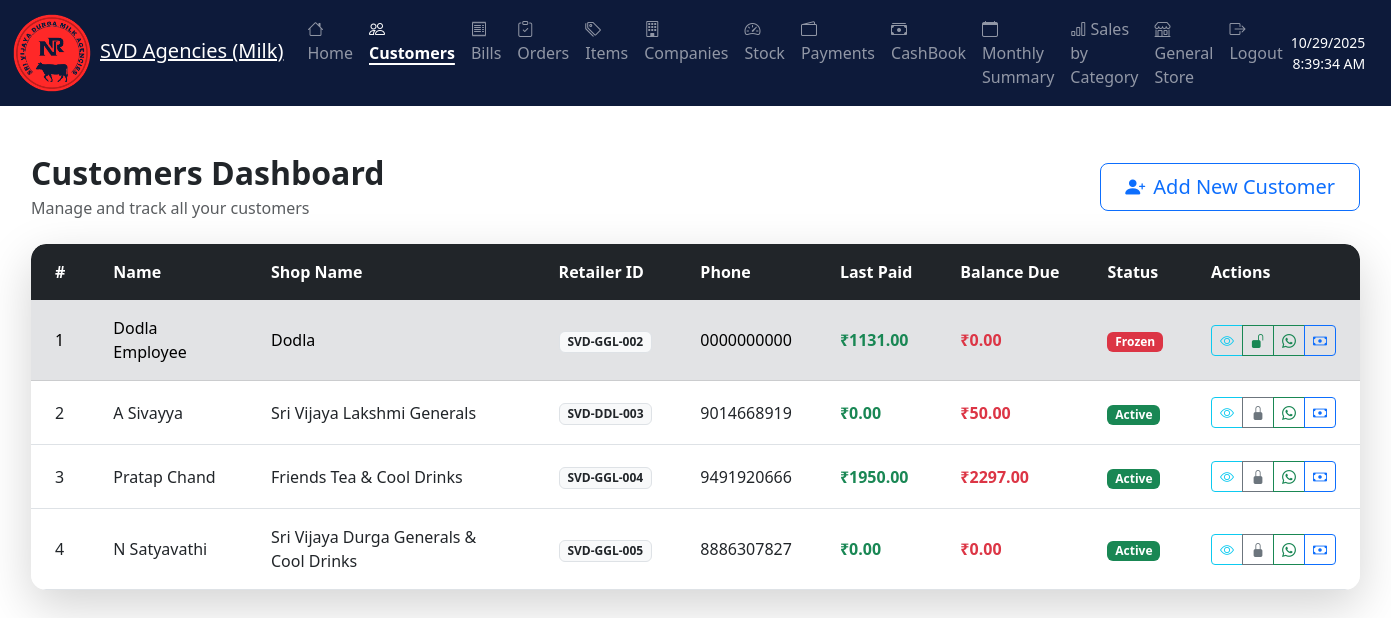
The page /milk_agency/customer-data/ (signed in) on the database as committed earlier.
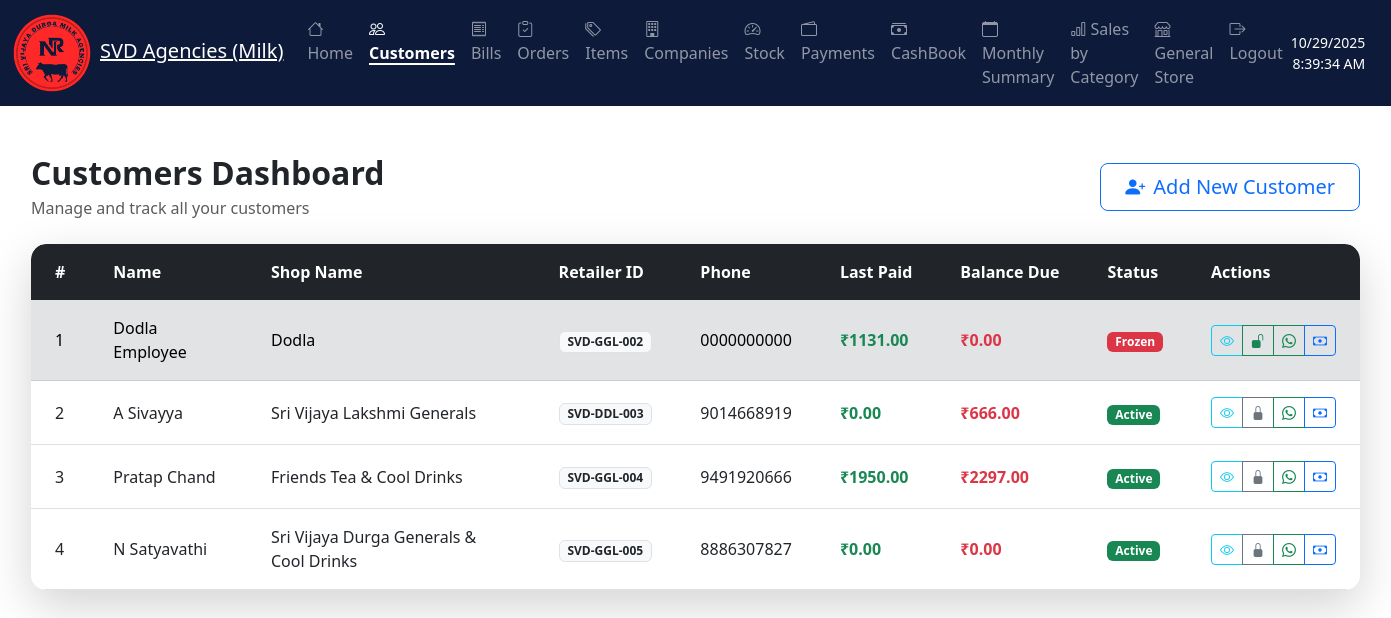
The same page on the database as committed later.
### milk_agency/models.py (models this page shows, shortened)
class Customer(AbstractBaseUser, PermissionsMixin):
    phone = models.CharField(max_length=20, unique=True, help_text="Phone number for login")
    name = models.CharField(max_length=255)
    shop_name = models.CharField(max_length=255, blank=True, help_text="Name of the customer's shop")
    retailer_id = models.CharField(max_length=100, blank=True, help_text="Unique identifier for the retailer")
    flat_number = models.CharField(max_length=255, blank=True)
    area = models.CharField(max_length=255, blank=True)
    pin_code = models.CharField(max_length=10, blank=True)
    city = models.CharField(max_length=100, blank=True)
    state = models.CharField(max_length=100, blank=True)
    due = models.DecimalField(max_digits=12, decimal_places=2, default=0, help_text="Customer's current balance")
    last_paid_balance = models.DecimalField(max_digits=12, decimal_places=2, default=0)
    frozen = models.BooleanField(default=False)
    last_login = models.DateTimeField(blank=True, null=True)
    is_active = models.BooleanField(default=True)
    is_staff = models.BooleanField(default=False)  # Needed to access admin site
    objects = CustomerManager()
    USERNAME_FIELD = "phone"
    REQUIRED_FIELDS = ["name"]
    groups = models.ManyToManyField(
        'auth.Group',
        related_name='customer_groups',
        blank=True,
        help_text='The groups this customer belongs to.',
        verbose_name='groups',
    )
    user_permissions = models.ManyToManyField(
        'auth.Permission',
        related_name='customer_permissions',
        blank=True,
        help_text='Specific permissions for this customer.',
        verbose_name='user permissions',
    )
    class Meta:
        ordering = ["name"]

### milk_agency/views_customer.py (the view, shortened to what this page needs)
# urls.py: path('customer-data/', views_customer.customer_data, name='customer_data'),
@login_required
def customer_data(request):
    area_filter = request.GET.get('area')
    id_filter = request.GET.get('id')
    if area_filter:
        area_filter = area_filter.strip()
    if id_filter:
        id_filter = id_filter.strip()
    customers = Customer.objects.filter(is_superuser=False).order_by('id')
    if area_filter and area_filter != "All":
        customers = customers.filter(area__icontains=area_filter)
    if id_filter and id_filter != "All":
        if id_filter.isdigit():
            customers = customers.filter(id=id_filter)
        else:
            customers = customers.filter(name__icontains=id_filter)
    for customer in customers:
        customer.total_balance = customer.bills.aggregate(
            total=Sum('op_due_amount')
        )['total'] or 0
    areas = Customer.objects.filter(is_superuser=False).exclude(area__isnull=True).exclude(area='').values_list('area', flat=True).distinct().order_by('area')
    names = list(Customer.objects.filter(is_superuser=False).values_list('id', 'name').order_by('name'))
    active_customers_count = Customer.objects.filter(frozen=False, is_superuser=False).count()
    inactive_customers_count = Customer.objects.filter(frozen=True, is_superuser=False).count()
    context = {
        'customers': customers,
        'areas': areas,
        'names': names,
        'selected_area': area_filter,
        'selected_id': id_filter,
        'active_customers_count': active_customers_count,
        'inactive_customers_count': inactive_customers_count,
    }
    return render(request, 'milk_agency/customer/customer_data.html', context)

### customer_portal/authentication.py (called while the page is built)
    def get_user(self, user_id):
        try:
            return Customer.objects.get(pk=user_id)
        except Customer.DoesNotExist:
            return None

### templates/milk_agency/customer/customer_data.html (shortened to what the changed rows need)
{% extends "milk_agency/home/base.html" %}
{% block content %}
<div class="container-fluid py-4">
    <div class="row mb-4">
        <div class="col-12">
            <div class="d-flex flex-column flex-lg-row justify-content-between align-items-start align-items-lg-center gap-3">
                <div>
                    <h2 class="mb-1 fw-bold">Customers Dashboard</h2>
                </div>
            </div>
        </div>
    </div>
    <div class="row">
        <div class="col-12">
            <div class="card shadow-lg border-0">
                <div class="card-body p-0">
                    <div class="table-responsive">
                        <table class="table table-hover mb-0" id="customersTable">
                            <thead class="table-dark">
                                <tr>
                                    <th class="border-0 fw-semibold py-3 px-4">#</th>
                                    <th class="border-0 fw-semibold py-3 px-4">Name</th>
                                    <th class="border-0 fw-semibold py-3 px-4">Shop Name</th>
                                    <th class="border-0 fw-semibold py-3 px-4">Retailer ID</th>
                                    <th class="border-0 fw-semibold py-3 px-4">Phone</th>
                                    <th class="border-0 fw-semibold py-3 px-4">Last Paid</th>
                                    <th class="border-0 fw-semibold py-3 px-4">Balance Due</th>
                                    <th class="border-0 fw-semibold py-3 px-4">Status</th>
                                    <th class="border-0 fw-semibold py-3 px-4">Actions</th>
                                </tr>
                            </thead>
                            <tbody>
                                {% for customer in customers %}
                                <tr class="align-middle {% if customer.frozen %}table-secondary{% endif %}">
                                    <td class="py-3 px-4">{{ forloop.counter }}</td>
                                    <td class="py-3 px-4 fw-medium">{{ customer.name }}</td>
                                    <td class="py-3 px-4">{{ customer.shop_name|default:"-" }}</td>
                                    <td class="py-3 px-4">
                                        <span class="badge bg-light text-dark border">{{ customer.retailer_id|default:"-" }}</span>
                                    </td>
                                    <td class="py-3 px-4">{{ customer.phone }}</td>
                                    <td class="py-3 px-4 text-success fw-semibold">₹{{ customer.last_paid_balance|default:0|floatformat:2 }}</td>
                                    <td class="py-3 px-4 text-danger fw-semibold">₹{{ customer.due|default:0|floatformat:2 }}</td>
                                    <td class="py-3 px-4">
                                        {% if customer.frozen %}
                                            <span class="badge bg-danger">Frozen</span>
                                        {% else %}
                                            <span class="badge bg-success">Active</span>
                                        {% endif %}
                                    </td>
                                    <td class="py-3 px-4">
                                        <div class="btn-group" role="group">
                                            <a href="{% url 'milk_agency:edit_customer' customer.id %}" class="btn btn-sm btn-outline-info" title="View/Edit Customer">
                                                <i class="bi bi-eye"></i>
                                            </a>
                                            <button class="btn btn-sm btn-outline-{% if customer.frozen %}success{% else %}secondary{% endif %} freeze-btn"
                                                    title="{% if customer.frozen %}Unfreeze{% else %}Freeze{% endif %} Customer"
                                                    data-customer-id="{{ customer.id }}"
                                                    data-csrf-token="{{ csrf_token }}">
                                                <i class="bi bi-{% if customer.frozen %}unlock-fill{% else %}lock-fill{% endif %}"></i>
                                            </button>
                                            <a href="https://wa.me/{{ customer.phone }}?text=Dear%20{{ customer.name|urlencode }}%2C%0A%0AAccount%20Summary%20-%20SVD%20Milk%20Agencies%0A%0ACurrent%20Balance%20Due%3A%20Rs.{{ customer.due|default:0|floatformat:2 }}%0ALast%20Payment%3A%20Rs.{{ customer.last_paid_balance|default:0|floatformat:2 }}%0A%0AFor%20any%20queries%20or%20payments%2C%20please%20contact%20us.%0A%0AThank%20you%20for%20choosing%20SVD%20Milk%20Agencies!"
                                                class="btn btn-sm btn-outline-success"
                                                title="Share Balance via WhatsApp"
                                                target="_blank">
                                                <i class="bi bi-whatsapp"></i>
                                            </a>
                                            <button class="btn btn-sm btn-outline-primary balance-btn"
                                                    title="Update Balance"
                                                    data-customer-id="{{ customer.id }}"
                                                    data-customer-name="{{ customer.name }}"
                                                    data-current-balance="{{ customer.due|default:0 }}">
                                                <i class="bi bi-cash"></i>
                                            </button>
                                        </div>
                                    </td>
                                </tr>
                                {% endfor %}
                            </tbody>
                        </table>
                    </div>
                </div>
            </div>
        </div>
    </div>
</div>
{% endblock %}

Rows that differ between the two databases and show on the page:
changed Customer "A Sivayya": due "50.00" → "666.00"
